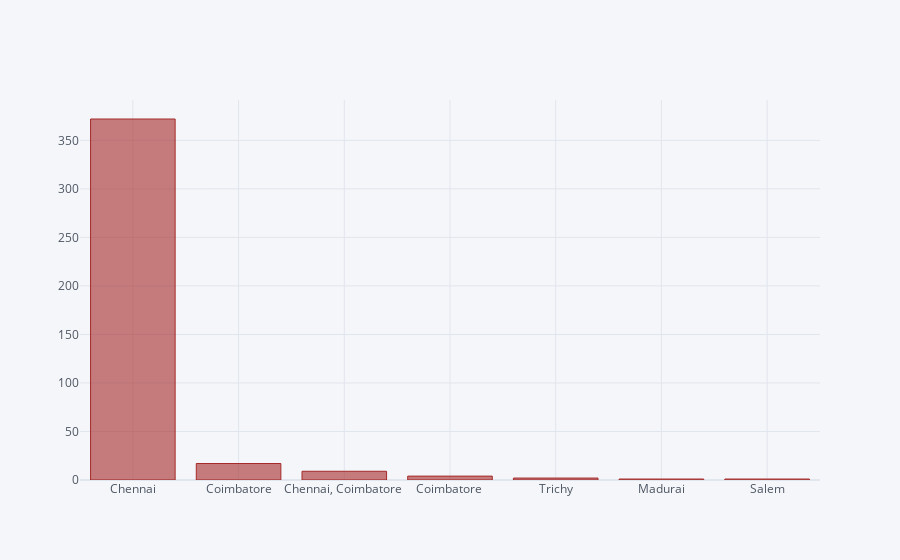

The code cell stored with this chart in its notebook:
### Code cell
df['Location'].value_counts()[0:7].iplot(kind='bar',colors='brown')

### Figure 1 — Plotly figure (JSON) as saved in the notebook; plotly's stock layout.template omitted (floating-point values rounded to 4 significant figures)
{"data": [{"marker": {"color": "rgba(165, 42, 42, 0.6)", "line": {"color": "rgba(165, 42, 42, 1.0)", "width": 1}}, "name": "Location", "orientation": "v", "text": "", "type": "bar", "x": ["Chennai", "Coimbatore", "Chennai, Coimbatore ", "Coimbatore ", "Trichy", "Madurai", "Salem"], "y": [372, 17, 9, 4, 2, 1, 1]}], "layout": {"autosize": true, "legend": {"bgcolor": "#F5F6F9", "font": {"color": "#4D5663"}}, "paper_bgcolor": "#F5F6F9", "plot_bgcolor": "#F5F6F9", "title": {"font": {"color": "#4D5663"}}, "xaxis": {"autorange": true, "gridcolor": "#E1E5ED", "range": [-0.5, 6.5], "showgrid": true, "tickfont": {"color": "#4D5663"}, "title": {"font": {"color": "#4D5663"}, "text": ""}, "type": "category", "zerolinecolor": "#E1E5ED"}, "yaxis": {"autorange": true, "gridcolor": "#E1E5ED", "range": [0, 391.6], "showgrid": true, "tickfont": {"color": "#4D5663"}, "title": {"font": {"color": "#4D5663"}, "text": ""}, "type": "linear", "zerolinecolor": "#E1E5ED"}}}
